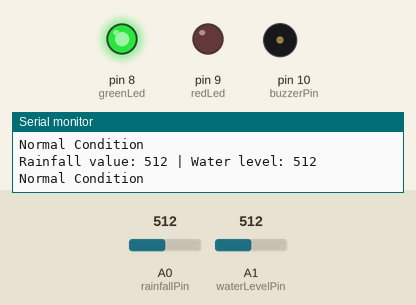
Recording of a sketch running on a simulated Arduino Uno, built with avr-gcc and run on an emulated ATmega328P. Shown: output pins drawn as LEDs (lit = HIGH), buzzer (waves = sounding), the last lines printed to the serial monitor. Inputs (shaded band) come from the test bench; at power-on: A0 (rainfallPin) = 512, A1 (waterLevelPin) = 512.

Above: at 1.8 s.
1.9 s: A0 (rainfallPin) set to 686
3.4 s: A0 (rainfallPin) set to 715
At 4.8 s:
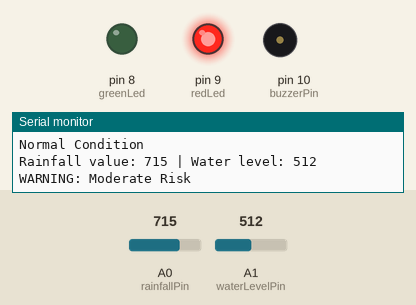
5.5 s: A1 (waterLevelPin) set to 693
7.2 s: A1 (waterLevelPin) set to 713
At 9.2 s:
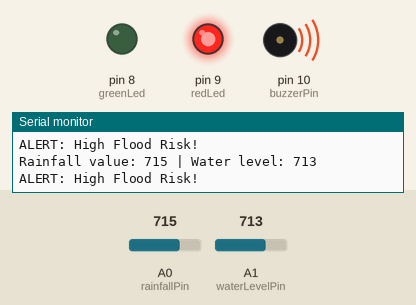
9.5 s: A1 (waterLevelPin) set to 690
At 10.8 s:
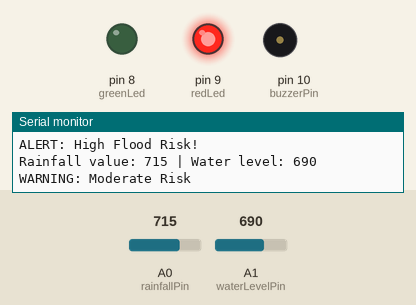
11.5 s: A1 (waterLevelPin) set to 710
At 12.4 s:
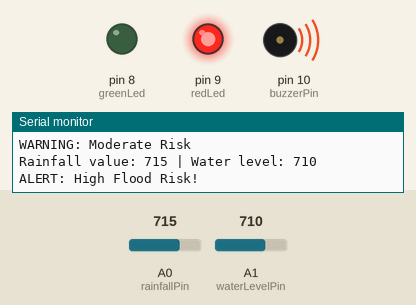
Timing chart, 0 to 14.5 s (numbered marks = the images above; inputs shaded):
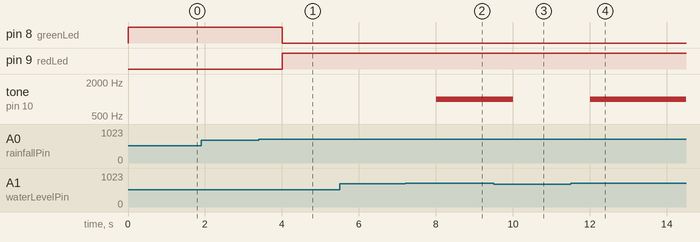

Measured:
- the behaviour switches between 700 and 701 on A0 (rainfallPin) (found by bisection; images 0 and 1)
- the behaviour switches between 700 and 701 on A1 (waterLevelPin) (found by bisection; images 1 and 2)
- after the input at 3.4 s, pin 8 (greenLed): HIGH → LOW after 0.60 s; pin 9 (redLed): LOW → HIGH after 0.60 s
- after the input at 7.2 s, tone on pin 10 (buzzerPin): silent → 1000 Hz after 0.81 s
- after the input at 9.5 s, tone on pin 10 (buzzerPin): 1000 Hz → silent after 0.51 s
- after the input at 11.5 s, tone on pin 10 (buzzerPin): silent → 1000 Hz after 0.51 s

The sketch:

sketch.ino
```cpp
const int rainfallPin = A0;
const int waterLevelPin = A1;

const int greenLed = 8;
const int redLed = 9;
const int buzzerPin = 10;

void setup() {
  Serial.begin(9600);

  pinMode(greenLed, OUTPUT);
  pinMode(redLed, OUTPUT);
  pinMode(buzzerPin, OUTPUT);
}

void loop() {
  int rainfall = analogRead(rainfallPin);
  int waterLevel = analogRead(waterLevelPin);

  bool heavyRain = rainfall > 700;
  bool highWater = waterLevel > 700;

  Serial.print("Rainfall value: ");
  Serial.print(rainfall);
  Serial.print(" | Water level: ");
  Serial.println(waterLevel);

  if (heavyRain && highWater) {
    digitalWrite(redLed, HIGH);
    digitalWrite(greenLed, LOW);
    tone(buzzerPin, 1000);
    Serial.println("ALERT: High Flood Risk!");
  } else if (heavyRain || highWater) {
    digitalWrite(redLed, HIGH);
    digitalWrite(greenLed, LOW);
    noTone(buzzerPin);
    Serial.println("WARNING: Moderate Risk");
  } else {
    digitalWrite(redLed, LOW);
    digitalWrite(greenLed, HIGH);
    noTone(buzzerPin);
    Serial.println("Normal Condition");
  }

  delay(1000);
}
```
